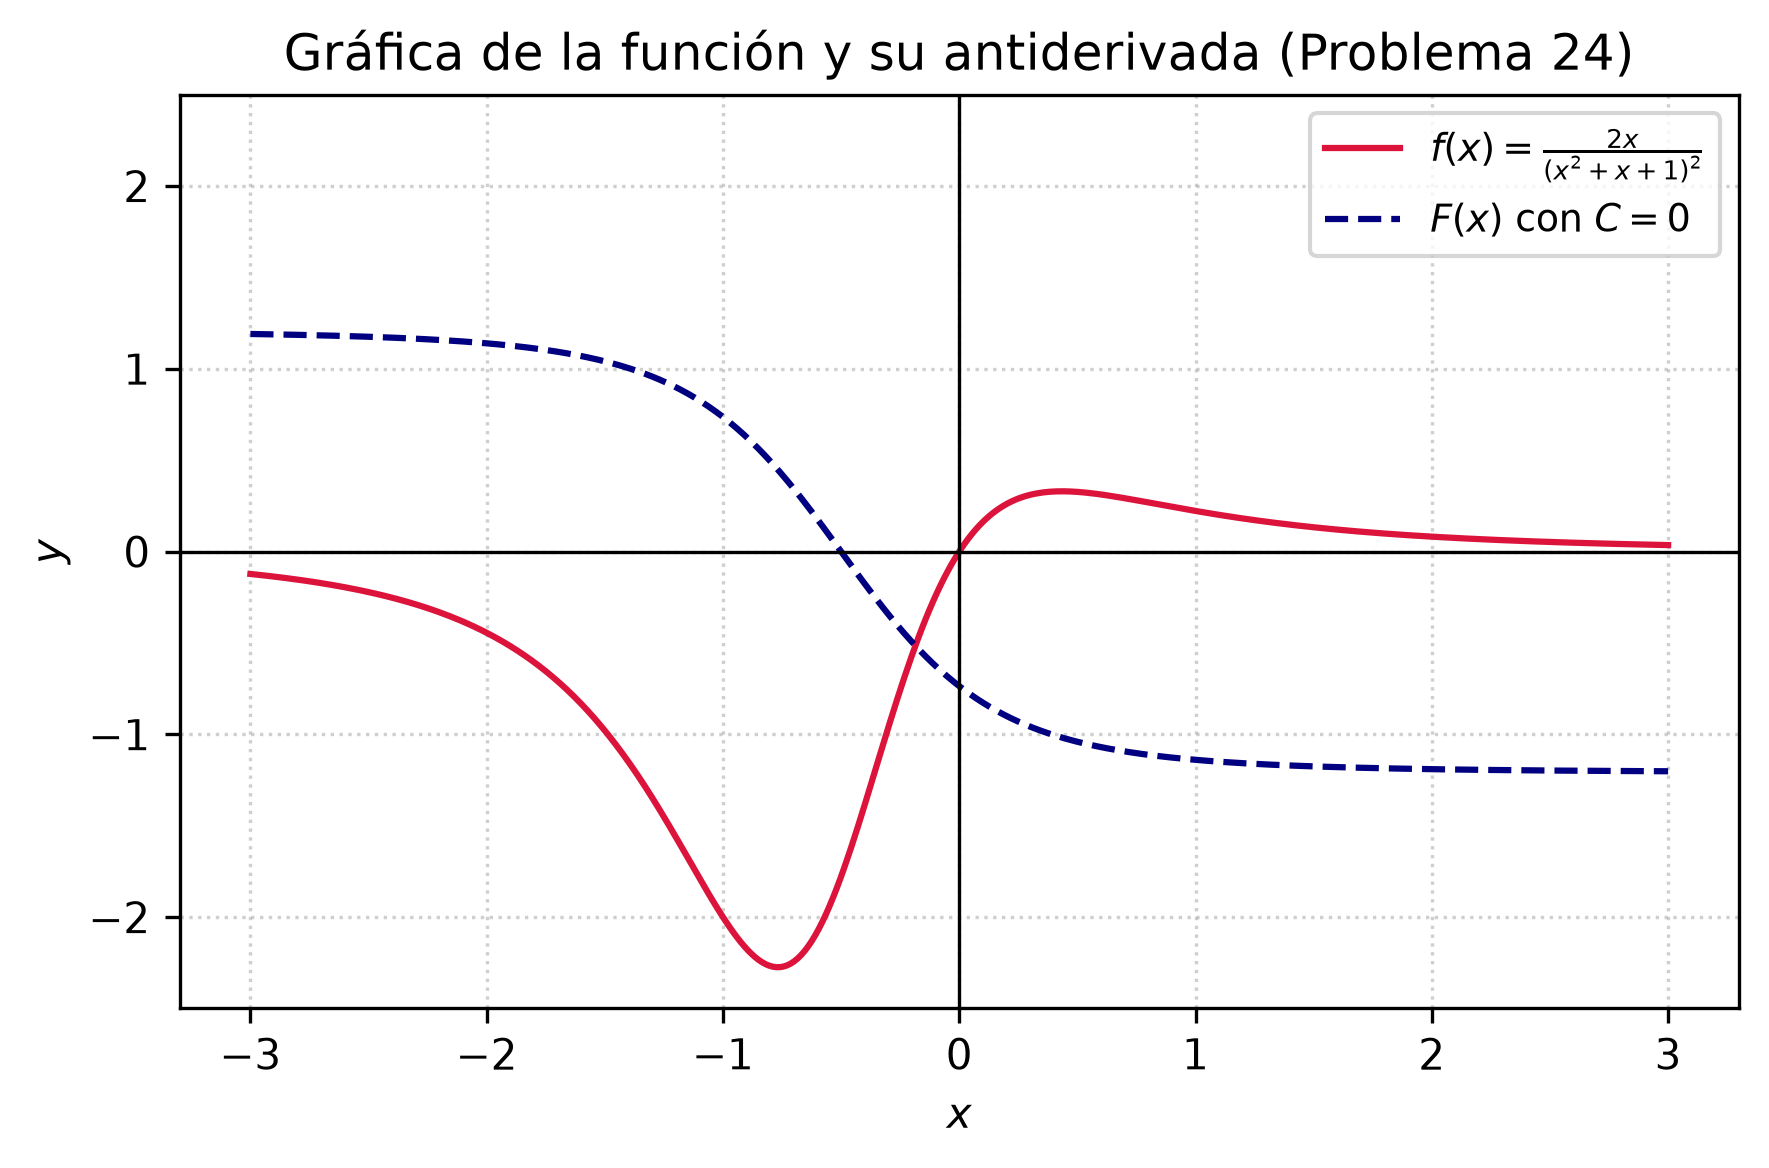

Generate this figure with Python:
import matplotlib
matplotlib.use('Agg')
import numpy as np
import matplotlib.pyplot as plt

def f(x):
    return 2*x / (x**2 + x + 1)**2

def F(x):
    return -(2*x + 1) / (3*(x**2 + x + 1)) - (4*np.sqrt(3)/9) * np.arctan((2*x + 1)/np.sqrt(3))

x_vals = np.linspace(-3.0, 3.0, 400)
y_f = f(x_vals)
y_F = F(x_vals)

plt.figure(figsize=(6, 4))
plt.plot(x_vals, y_f, label=r'$f(x) = \frac{2x}{(x^2+x+1)^2}$', color='crimson', linewidth=1.5)
plt.plot(x_vals, y_F, label=r'$F(x)$ con $C=0$', color='navy', linestyle='--', linewidth=1.5)

plt.axhline(0, color='black', linewidth=0.8, linestyle='-')
plt.axvline(0, color='black', linewidth=0.8, linestyle='-')
plt.title('Gráfica de la función y su antiderivada (Problema 24)')
plt.xlabel('$x$')
plt.ylabel('$y$')
plt.ylim(-2.5, 2.5)
plt.legend(loc='upper right', fontsize=9)
plt.grid(True, linestyle=':', alpha=0.6)
plt.tight_layout()

plt.savefig(r'semana_03/graficas/SEM03_P24_grafica.png', dpi=300, bbox_inches='tight')
plt.close()
